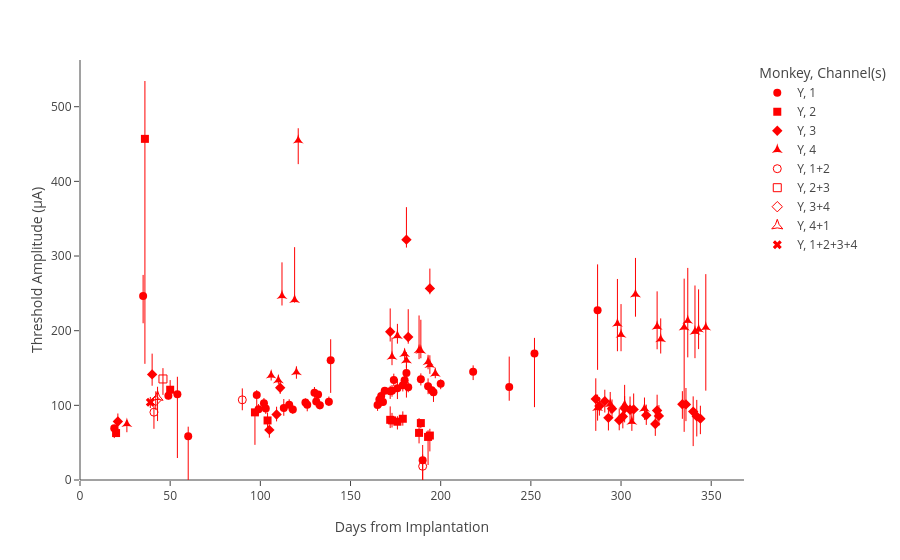

The notebook cell this image was saved under:
### Code cell
fig = plot.figure('fig1c')
fig.update_traces(marker={'color':'#FF0000'})
fig

### Figure 1 — Plotly figure (JSON) as saved in the notebook; plotly's stock layout.template omitted (floating-point values rounded to 4 significant figures)
{"data": [{"error_y": {"array": [28.2, 8.249, 4.38, 4.956, 6.948, 28.08, 5.772, 4.317, 6.984, 5.674, 4.195, 7.366, 7.633, 8.55, 7.747, 12.54, 6.402, 6.757, 7.798, 7.432, 10.51, 5.582, 5.182, 5.795, 8.669, 40.58, 20.94, 61.57, 1.965, 7.988, 6.645, 11.11, 6.756, 12.7, 5.648, 6.749, 6.822, 7.074, 7.011, 5.773, 7.459, 11.88, 23.37], "arrayminus": [36.55, 7.013, 5.304, 5.588, 5.809, 43.75, 7.895, 5.767, 14.21, 4.653, 5.349, 10.24, 8.046, 7.961, 6.783, 14.45, 7.046, 6.898, 8.373, 40.62, 10.62, 7.264, 12.9, 7.34, 11.01, 18.55, 71.84, 79.72, 13.27, 8.272, 8.804, 32.93, 4.882, 78.43, 5.344, 22.94, 7.082, 7.332, 6.946, 5.812, 7.781, 10.58, 85.46]}, "hovertemplate": "Monkey=Y<br>Channel(s)=1<br>Days=%{x}<br>location=%{y}<extra></extra>", "legendgroup": "Y, 1", "marker": {"color": "#FF0000", "size": 8, "symbol": "circle"}, "mode": "markers", "name": "Y, 1", "showlegend": true, "type": "scatter", "x": [35, 131, 132, 133, 138, 139, 165, 166, 167, 168, 169, 172, 173, 174, 130, 176, 180, 182, 189, 190, 193, 195, 196, 200, 218, 238, 252, 287, 19, 179, 126, 181, 49, 60, 125, 98, 99, 103, 102, 118, 116, 113, 54], "xaxis": "x", "y": [246.5, 105.0, 114.4, 100.2, 104.8, 160.4, 100.5, 107.9, 112.7, 104.6, 119.7, 118.8, 119.6, 133.9, 116.8, 122.9, 133.5, 124.4, 135.0, 26.57, 125.6, 120.3, 117.5, 128.9, 144.9, 124.7, 169.4, 227.2, 69.42, 126.9, 100.8, 143.3, 112.8, 58.72, 103.7, 113.7, 94.85, 95.86, 102.8, 94.34, 100.7, 96.58, 114.9], "yaxis": "y"}, {"error_y": {"array": [10.48, 5.416, 17.96, 3.54, 10.08, 12.92, 19.79, 8.883, 7.332, 9.014, 9.919, 4.538, 77.51], "arrayminus": [9.305, 6.967, 11.03, 2.963, 9.519, 11.03, 14.06, 37.66, 10.4, 21.24, 9.228, 43.5, 301.3]}, "hovertemplate": "Monkey=Y<br>Channel(s)=2<br>Days=%{x}<br>location=%{y}<extra></extra>", "legendgroup": "Y, 2", "marker": {"color": "#FF0000", "size": 8, "symbol": "square"}, "mode": "markers", "name": "Y, 2", "showlegend": true, "type": "scatter", "x": [104, 189, 172, 20, 173, 50, 188, 193, 176, 194, 179, 97, 36], "xaxis": "x", "y": [79.78, 76.24, 80.61, 62.89, 79.83, 120.9, 63.1, 57.72, 78.07, 59.54, 82.01, 90.59, 456.9], "yaxis": "y"}, {"error_y": {"array": [11.83, 21.07, 26.52, 14.26, 15.3, 15.68, 27.8, 17.73, 14.43, 27.62, 14.9, 21.35, 15.69, 12.35, 17.17, 17.47, 16.46, 37.14, 21.95, 10.68, 43.56, 20.39, 8.01, 17.3, 10.48, 22.1, 31.31, 7.47], "arrayminus": [12.9, 14.89, 7.848, 12.91, 15.22, 13.42, 15.21, 15.21, 13.13, 42.78, 16.89, 14.98, 15.92, 11.38, 15.99, 19.56, 18.76, 9.083, 22.45, 19.42, 10.58, 46.23, 8.321, 20.8, 9.174, 26.85, 12.99, 10.41]}, "hovertemplate": "Monkey=Y<br>Channel(s)=3<br>Days=%{x}<br>location=%{y}<extra></extra>", "legendgroup": "Y, 3", "marker": {"color": "#FF0000", "size": 8, "symbol": "diamond"}, "mode": "markers", "name": "Y, 3", "showlegend": true, "type": "scatter", "x": [288, 320, 194, 314, 291, 299, 40, 305, 321, 286, 293, 307, 319, 295, 301, 334, 302, 182, 336, 21, 181, 340, 111, 344, 109, 342, 172, 105], "xaxis": "x", "y": [99.14, 93.18, 256.7, 86.7, 105.6, 80.01, 141.5, 94.08, 85.83, 108.6, 83.25, 94.55, 75.03, 95.5, 85.15, 101.5, 95.93, 191.6, 101.3, 78.4, 321.9, 91.64, 123.6, 82.18, 87.67, 85.18, 198.5, 67.1], "yaxis": "y"}, {"error_y": {"array": [71.34, 26.6, 53.55, 61.58, 27.68, 48.68, 14.69, 70.62, 47.06, 14.69, 65.09, 16.15, 59.86, 7.549, 70.67, 44.91, 6.477, 6.085, 25.6, 15.84, 7.017, 10.74, 46.3, 40.88, 41.22, 9.522, 12.87, 6.764, 17.63, 16.06, 4.763], "arrayminus": [84.73, 19.74, 26.47, 35.76, 19.37, 30.02, 15.25, 49.18, 30.55, 12.35, 140.1, 31.95, 36.94, 8.845, 3.693, 12.87, 4.998, 6.856, 11.41, 10.65, 7.626, 10.32, 12.23, 22.26, 10.38, 9.875, 12.04, 6.307, 17.25, 12.85, 11.31]}, "hovertemplate": "Monkey=Y<br>Channel(s)=4<br>Days=%{x}<br>location=%{y}<extra></extra>", "legendgroup": "Y, 4", "marker": {"color": "#FF0000", "size": 8, "symbol": "star-triangle-up"}, "mode": "markers", "name": "Y, 4", "showlegend": true, "type": "scatter", "x": [347, 302, 343, 341, 322, 308, 313, 337, 320, 306, 335, 121, 298, 120, 119, 112, 110, 106, 173, 176, 180, 181, 188, 300, 189, 193, 194, 197, 287, 294, 26], "xaxis": "x", "y": [204.4, 100.8, 201.8, 199.0, 188.8, 248.8, 95.77, 213.5, 205.6, 78.16, 204.6, 455.0, 209.4, 144.5, 241.2, 246.6, 133.7, 140.1, 165.2, 193.3, 169.0, 160.5, 174.1, 194.7, 173.4, 158.2, 154.2, 142.6, 96.76, 101.9, 75.29], "yaxis": "y"}, {"error_y": {"array": [15.32, 9.586, 28.47], "arrayminus": [13.99, 22.26, 28.45]}, "hovertemplate": "Monkey=Y<br>Channel(s)=1+2<br>Days=%{x}<br>location=%{y}<extra></extra>", "legendgroup": "Y, 1+2", "marker": {"color": "#FF0000", "size": 8, "symbol": "circle-open"}, "mode": "markers", "name": "Y, 1+2", "showlegend": true, "type": "scatter", "x": [90, 41, 190], "xaxis": "x", "y": [107.4, 90.84, 18.42], "yaxis": "y"}, {"error_y": {"array": [14.48], "arrayminus": [21.32]}, "hovertemplate": "Monkey=Y<br>Channel(s)=2+3<br>Days=%{x}<br>location=%{y}<extra></extra>", "legendgroup": "Y, 2+3", "marker": {"color": "#FF0000", "size": 8, "symbol": "square-open"}, "mode": "markers", "name": "Y, 2+3", "showlegend": true, "type": "scatter", "x": [46], "xaxis": "x", "y": [135.3], "yaxis": "y"}, {"error_y": {"array": [12.3], "arrayminus": [12.41]}, "hovertemplate": "Monkey=Y<br>Channel(s)=3+4<br>Days=%{x}<br>location=%{y}<extra></extra>", "legendgroup": "Y, 3+4", "marker": {"color": "#FF0000", "size": 8, "symbol": "diamond-open"}, "mode": "markers", "name": "Y, 3+4", "showlegend": true, "type": "scatter", "x": [42], "xaxis": "x", "y": [106.5], "yaxis": "y"}, {"error_y": {"array": [13.85], "arrayminus": [32.1]}, "hovertemplate": "Monkey=Y<br>Channel(s)=4+1<br>Days=%{x}<br>location=%{y}<extra></extra>", "legendgroup": "Y, 4+1", "marker": {"color": "#FF0000", "size": 8, "symbol": "star-triangle-up-open"}, "mode": "markers", "name": "Y, 4+1", "showlegend": true, "type": "scatter", "x": [43], "xaxis": "x", "y": [111.0], "yaxis": "y"}, {"error_y": {"array": [7.179], "arrayminus": [7.605]}, "hovertemplate": "Monkey=Y<br>Channel(s)=1+2+3+4<br>Days=%{x}<br>location=%{y}<extra></extra>", "legendgroup": "Y, 1+2+3+4", "marker": {"color": "#FF0000", "size": 8, "symbol": "x"}, "mode": "markers", "name": "Y, 1+2+3+4", "showlegend": true, "type": "scatter", "x": [39], "xaxis": "x", "y": [104.1], "yaxis": "y"}], "layout": {"autosize": true, "legend": {"title": {"text": "Monkey, Channel(s)"}, "tracegroupgap": 0}, "margin": {"t": 60}, "xaxis": {"anchor": "y", "autorange": true, "domain": [0, 1], "range": [0, 368.3], "title": {"text": "Days from Implantation"}, "type": "linear"}, "yaxis": {"anchor": "x", "autorange": true, "domain": [0, 1], "range": [0, 562.6], "title": {"text": "Threshold Amplitude (μA)"}, "type": "linear"}}}
